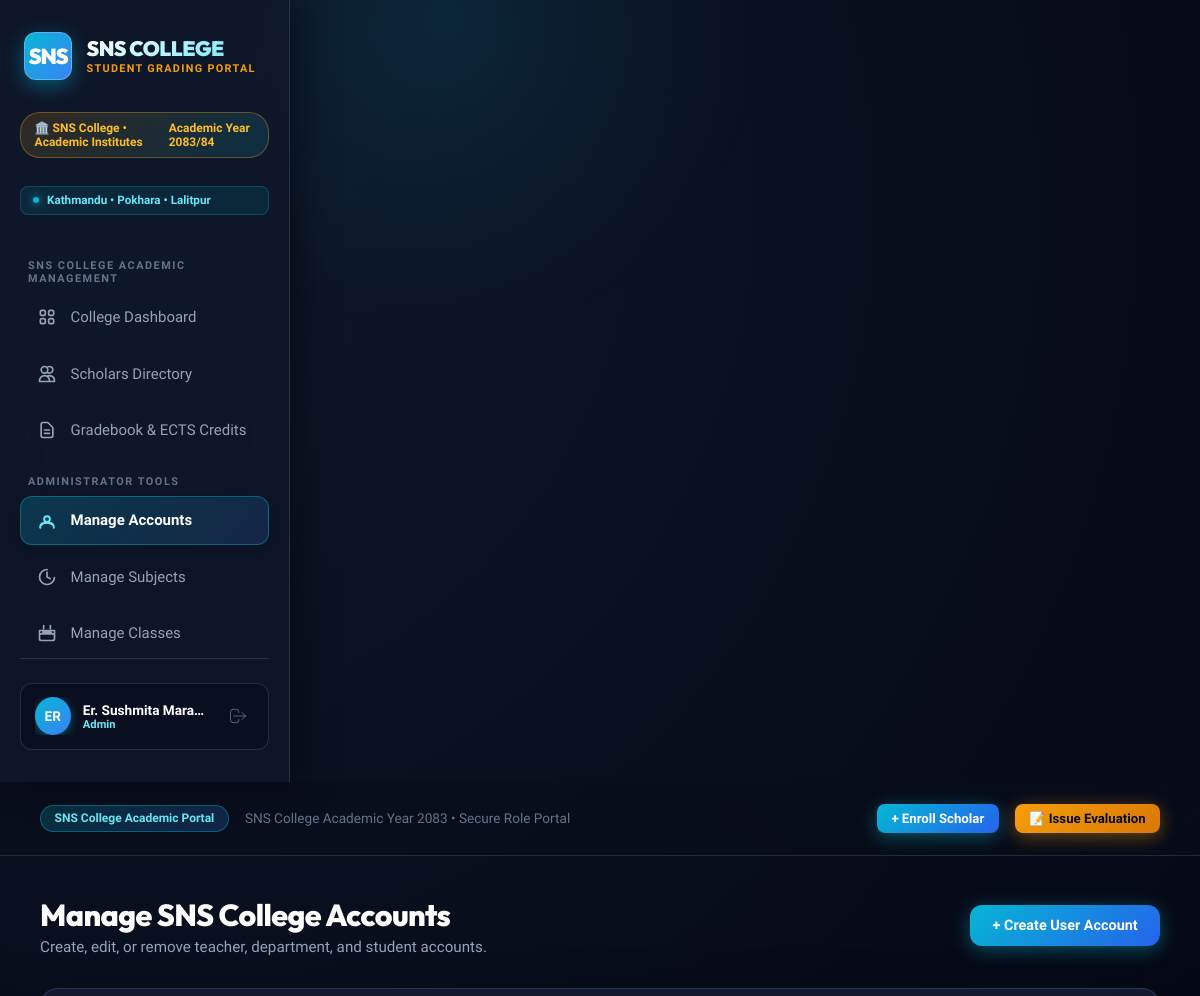
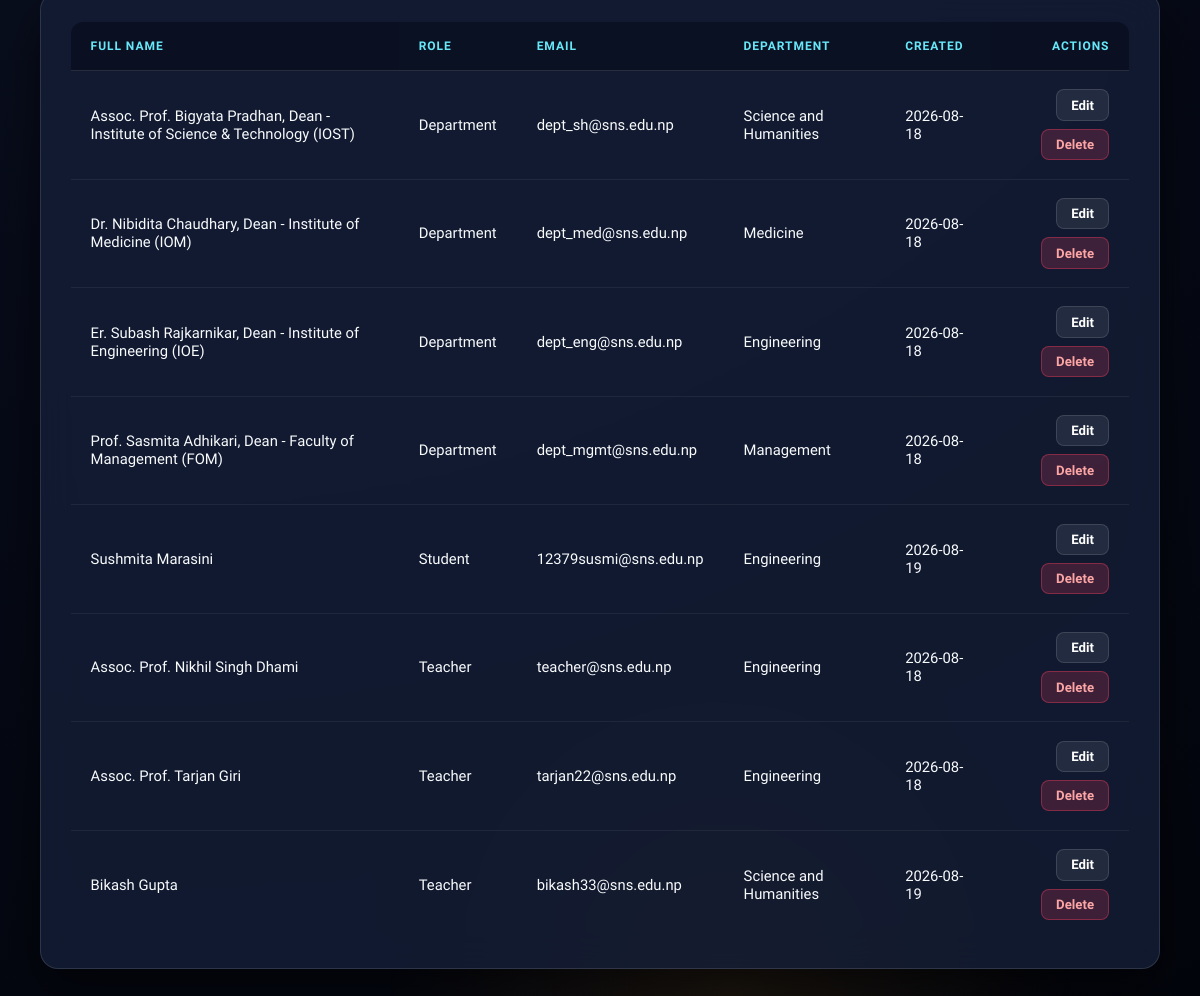
Page /admin/manage-users (signed in) on the committed database (2 pictures, top to bottom).
### models.py (models this page shows, shortened)
class User(db.Model):
    __tablename__ = 'users'
    id = db.Column(db.Integer, primary_key=True)
    username = db.Column(db.String(50), unique=True, nullable=False)
    email = db.Column(db.String(100), unique=True, nullable=False)
    full_name = db.Column(db.String(100), nullable=False)
    password_hash = db.Column(db.String(255), nullable=False)
    role = db.Column(db.String(20), default='Teacher')  # 'Admin', 'Teacher', 'Student'
    department = db.Column(db.String(80), default='General')
    created_at = db.Column(db.DateTime, default=datetime.utcnow)

### app.py (the view)
@app.route('/admin/manage-users')
@login_required
def admin_manage_users():
    if g.user.role != 'Admin':
        flash('Only administrators can manage user accounts.', 'warning')
        return redirect(url_for('dashboard'))
    users = User.query.filter(User.role != 'Admin').order_by(User.role, User.full_name).all()
    return render_template('admin_manage_users.html', users=users)

### app.py (called while the page is built)
@app.before_request
def load_logged_in_user():
    user_id = session.get('user_id')
    if user_id is None:
        g.user = None
    else:
        g.user = User.query.get(user_id)

@app.context_processor
def inject_user():
    return dict(current_user=getattr(g, 'user', None), can_manage_grade=user_can_manage_grade, csrf_token=generate_csrf)

def login_required(f):
    @wraps(f)
    def decorated_function(*args, **kwargs):
        if g.user is None:
            flash('Please log in to access this page.', 'warning')
            return redirect(url_for('login', next=request.url))
        return f(*args, **kwargs)
    return decorated_function

### templates/admin_manage_users.html (shortened to what this page needs)
{% extends 'base.html' %}
{% block content %}
<div class="page-header">
    <div>
        <h1 class="page-title">Manage SNS College Accounts</h1>
        <p class="page-subtitle">Create, edit, or remove teacher, department, and student accounts.</p>
    </div>
    <div>
        <a href="{{ url_for('admin_create_user') }}" class="btn btn-primary">+ Create User Account</a>
    </div>
</div>
<div class="card">
    <div class="table-responsive">
        <table class="data-table">
            <thead>
                <tr>
                    <th>Full Name</th>
                    <th>Role</th>
                    <th>Email</th>
                    <th>Department</th>
                    <th>Created</th>
                    <th style="text-align: right;">Actions</th>
                </tr>
            </thead>
            <tbody>
                {% for user in users %}
                <tr>
                    <td>{{ user.full_name }}</td>
                    <td>{{ user.role }}</td>
                    <td>{{ user.email }}</td>
                    <td>{{ user.department or 'General' }}</td>
                    <td>{{ user.created_at.strftime('%Y-%m-%d') if user.created_at else '–' }}</td>
                    <td style="text-align: right;">
                        <div style="display: flex; justify-content: flex-end; gap: 0.5rem; flex-wrap: wrap;">
                            <a href="{{ url_for('admin_edit_user', user_id=user.id) }}" class="btn btn-secondary btn-sm">Edit</a>
                            <form method="POST" action="{{ url_for('admin_delete_user', user_id=user.id) }}" style="display: inline;" onsubmit="return confirm('Delete this account?');">
                                <button type="submit" class="btn btn-danger btn-sm">Delete</button>
                            </form>
                        </div>
                    </td>
                </tr>
                {% else %}
                <tr>
                    <td colspan="6" style="text-align: center; color: var(--text-muted); padding: 2rem;">No additional user accounts have been registered yet.</td>
                </tr>
                {% endfor %}
            </tbody>
        </table>
    </div>
</div>
{% endblock %}

### templates/base.html (shortened to what this page needs)
<DOCTYPE html>
<html lang="en">
<head>
</head>
<body>
    {% if g.user %}
    <aside class="sidebar">
        <a href="{{ url_for('dashboard') }}" class="university-brand">
            <div class="crest-icon">SNS</div>
            <div class="brand-text">
                <span class="brand-name">SNS COLLEGE</span>
                <span class="brand-sub">Student Grading Portal</span>
            </div>
        </a>
        <div class="world-rank-badge">
            <span>🏛️ SNS College • Academic Institutes</span>
            <span>Academic Year 2083/84</span>
        </div>
        <div class="campus-pill">
            <span class="pulse-dot"></span>
            <span>Kathmandu • Pokhara • Lalitpur</span>
        </div>
        <div class="nav-section-title">SNS College Academic Management</div>
        <ul class="nav-links">
            <li>
                <a href="{{ url_for('dashboard') }}" class="nav-link {% if request.endpoint == 'dashboard' %}active{% endif %}">
                    <span>College Dashboard</span>
                </a>
            </li>
            <li>
                <a href="{{ url_for('students') }}" class="nav-link {% if request.endpoint in ['students', 'add_student', 'edit_student'] %}active{% endif %}">
                    <svg fill="none" viewBox="0 0 24 24" stroke="currentColor">
                        <path stroke-linecap="round" stroke-linejoin="round" d="M12 4.354a4 4 0 110 5.292M15 21H3v-1a6 6 0 0112 0v1zm0 0h6v-1a6 6 0 00-9-5.197M13 7a4 4 0 11-8 0 4 4 0 018 0z" />
                    </svg>
                    <span>Scholars Directory</span>
                </a>
            </li>
            <li>
                <a href="{{ url_for('grades') }}" class="nav-link {% if request.endpoint == 'grades' %}active{% endif %}">
                    <svg fill="none" viewBox="0 0 24 24" stroke="currentColor">
                        <path stroke-linecap="round" stroke-linejoin="round" d="M9 12h6m-6 4h6m2 5H7a2 2 0 01-2-2V5a2 2 0 012-2h5.586a1 1 0 01.707.293l5.414 5.414a1 1 0 01.293.707V19a2 2 0 01-2 2z" />
                    </svg>
                    <span>Gradebook & ECTS Credits</span>
                </a>
            </li>
        </ul>
        {% if g.user.role == 'Admin' %}
        <div class="nav-section-title">Administrator Tools</div>
        <ul class="nav-links">
            <li>
                <a href="{{ url_for('admin_manage_users') }}" class="nav-link {% if request.endpoint in ['admin_manage_users', 'admin_create_user', 'admin_edit_user'] %}active{% endif %}">
                    <svg fill="none" viewBox="0 0 24 24" stroke="currentColor">
                        <path stroke-linecap="round" stroke-linejoin="round" d="M5.121 17.804A9.953 9.953 0 0112 15c2.39 0 4.604.8 6.379 2.152M15 11a3 3 0 11-6 0 3 3 0 016 0zM19 20v-1a4 4 0 00-4-4H9a4 4 0 00-4 4v1" />
                    </svg>
                    <span>Manage Accounts</span>
                </a>
            </li>
            <li>
                <a href="{{ url_for('admin_manage_subjects') }}" class="nav-link {% if request.endpoint in ['admin_manage_subjects', 'admin_create_subject', 'admin_edit_subject'] %}active{% endif %}">
                    <svg fill="none" viewBox="0 0 24 24" stroke="currentColor">
                        <path stroke-linecap="round" stroke-linejoin="round" d="M12 6v6l4 2" />
                        <path stroke-linecap="round" stroke-linejoin="round" d="M21 12.79A9 9 0 1112.21 3" />
                    </svg>
                    <span>Manage Subjects</span>
                </a>
            </li>
            <li>
                <a href="{{ url_for('admin_manage_classes') }}" class="nav-link {% if request.endpoint in ['admin_manage_classes', 'admin_create_class', 'admin_edit_class'] %}active{% endif %}">
                    <svg fill="none" viewBox="0 0 24 24" stroke="currentColor">
                        <path stroke-linecap="round" stroke-linejoin="round" d="M8 7V3m8 4V3m-9 8h10M3 13h18M5 21h14a2 2 0 002-2V9H3v10a2 2 0 002 2z" />
                    </svg>
                    <span>Manage Classes</span>
                </a>
            </li>
        </ul>
        {% endif %}
        <div class="sidebar-footer">
            <div class="user-profile-card">
                <div style="display: flex; align-items: center; gap: 0.75rem; overflow: hidden;">
                    <div class="user-avatar">
                        {{ g.user.full_name[:2].upper() }}
                    </div>
                    <div class="user-info">
                        <span class="user-name">{{ g.user.full_name }}</span>
                        <span class="user-role-badge">{{ g.user.role }}</span>
                    </div>
                </div>
                <a href="{{ url_for('logout') }}" class="btn-logout-icon" title="Sign Out">
                    <svg width="20" height="20" fill="none" viewBox="0 0 24 24" stroke="currentColor">
                        <path stroke-linecap="round" stroke-linejoin="round" d="M17 16l4-4m0 0l-4-4m4 4H7m6 4v1a3 3 0 01-3 3H6a3 3 0 01-3-3V7a3 3 0 013-3h4a3 3 0 013 3v1" />
                    </svg>
                </a>
            </div>
        </div>
    </aside>
    {% endif %}
    <div class="main-wrapper">
        {% if g.user %}
        <header class="topbar">
            <div class="topbar-title-section">
                <span class="portal-tag">SNS College Academic Portal</span>
                <span style="color: var(--text-dim); font-size: 0.85rem;">SNS College Academic Year 2083 • Secure Role Portal</span>
            </div>
            <div class="topbar-actions">
                {% if g.user.role != 'Student' %}
                    <a href="{{ url_for('add_student') }}" class="btn btn-primary btn-sm">+ Enroll Scholar</a>
                    <a href="{{ url_for('grades') }}" class="btn btn-gold btn-sm">📝 Issue Evaluation</a>
                {% endif %}
            </div>
        </header>
        {% endif %}
        <main class="content-body">
            {% block content %}{% endblock %}
        </main>
    </div>
</body>
</html>

### rows in the picture
User: user "ER", user.full_name "Er. Sushmita Mara…", user.role "Admin"
User: full_name "Assoc. Prof. Bigyata Pradhan, Dean - Institute of Science & Technology (IOST)", role "Department", email "dept_sh@sns.edu.np", department "Science and Humanities", created_at "2026-08-18"
User: full_name "Dr. Nibidita Chaudhary, Dean - Institute of Medicine (IOM)", role "Department", email "dept_med@sns.edu.np", department "Medicine", created_at "2026-08-18"
User: full_name "Er. Subash Rajkarnikar, Dean - Institute of Engineering (IOE)", role "Department", email "dept_eng@sns.edu.np", department "Engineering", created_at "2026-08-18"
User: full_name "Prof. Sasmita Adhikari, Dean - Faculty of Management (FOM)", role "Department", email "dept_mgmt@sns.edu.np", department "Management", created_at "2026-08-18"
User: full_name "Sushmita Marasini", role "Student", email "12379susmi@sns.edu.np", department "Engineering", created_at "2026-08-19"
User: full_name "Assoc. Prof. Nikhil Singh Dhami", role "Teacher", email "teacher@sns.edu.np", department "Engineering", created_at "2026-08-18"
User: full_name "Assoc. Prof. Tarjan Giri", role "Teacher", email "tarjan22@sns.edu.np", department "Engineering", created_at "2026-08-18"
User: full_name "Bikash Gupta", role "Teacher", email "bikash33@sns.edu.np", department "Science and Humanities", created_at "2026-08-19"
